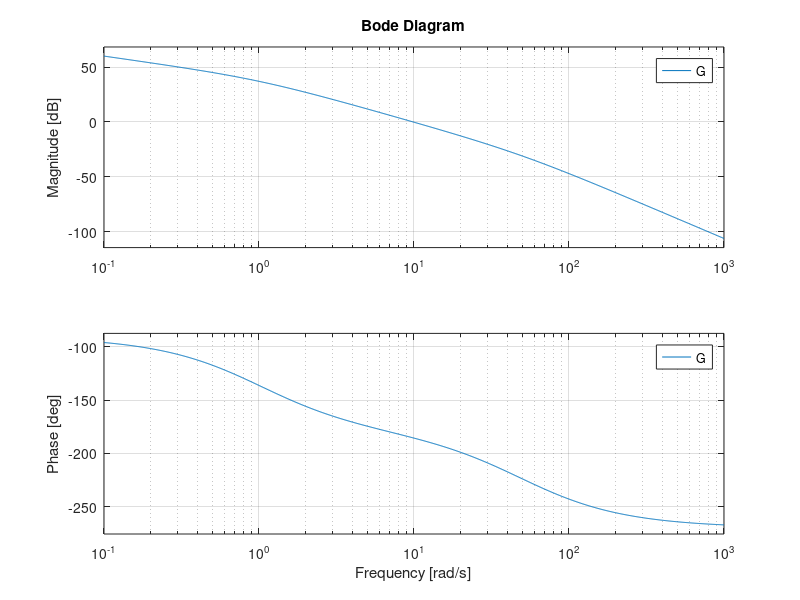

MATLAB code for this plot: (Note: this script raises an error after producing the figure.)
close all; clear; clc;

s = tf('s');

%% a 
figure('Name','a')
G = 100/(s*(s+1)*(.02*s+1));
bode(G)

myopt = bodeoptions;
myopt.Grid = 'on'; myOpt.FreqUnits = 'Hz';
myopt.XLabel.FontSize = 16; myopt.YLabel.FontSize = 16;
myopt.TickLabel.FontSize = 16;
myopt.Title.String = '';
set(findall(gcf,'Type','line'),'LineWidth',2)
grid on

%% b 
figure('Name','b')
G = ((s+2)*(s+6)) / (s*(s+1)*(s+5)*(s+10));
bode(G)

myopt = bodeoptions;
myopt.Grid = 'on'; myOpt.FreqUnits = 'Hz';
myopt.XLabel.FontSize = 16; myopt.YLabel.FontSize = 16;
myopt.TickLabel.FontSize = 16;
myopt.Title.String = '';
set(findall(gcf,'Type','line'),'LineWidth',2)
grid on

%% c 
figure('Name','c')
G = (s^2 + 4) / (s*(s^2 + 1));
bode(G)

myopt = bodeoptions;
myopt.Grid = 'on'; myOpt.FreqUnits = 'Hz';
myopt.XLabel.FontSize = 16; myopt.YLabel.FontSize = 16;
myopt.TickLabel.FontSize = 16;
myopt.Title.String = '';
set(findall(gcf,'Type','line'),'LineWidth',2)
grid on

%% d 
figure('Name','d')
G = ((s+2)*(s^2+4*s+68)) / (s^2*(s+10)*(s^2+4*s+85));
bode(G)

myopt = bodeoptions;
myopt.Grid = 'on'; myOpt.FreqUnits = 'Hz';
myopt.XLabel.FontSize = 16; myopt.YLabel.FontSize = 16;
myopt.TickLabel.FontSize = 16;
myopt.Title.String = '';
set(findall(gcf,'Type','line'),'LineWidth',2)
grid on

%% e
figure('Name','e')
G = (s+2) / (s*(s-1)*(s^2+12*s+36));
bode(G)


myopt = bodeoptions;
myopt.Grid = 'on'; myOpt.FreqUnits = 'Hz';
myopt.XLabel.FontSize = 16; myopt.YLabel.FontSize = 16;
myopt.TickLabel.FontSize = 16;
myopt.Title.String = '';
set(findall(gcf,'Type','line'),'LineWidth',2)
grid on